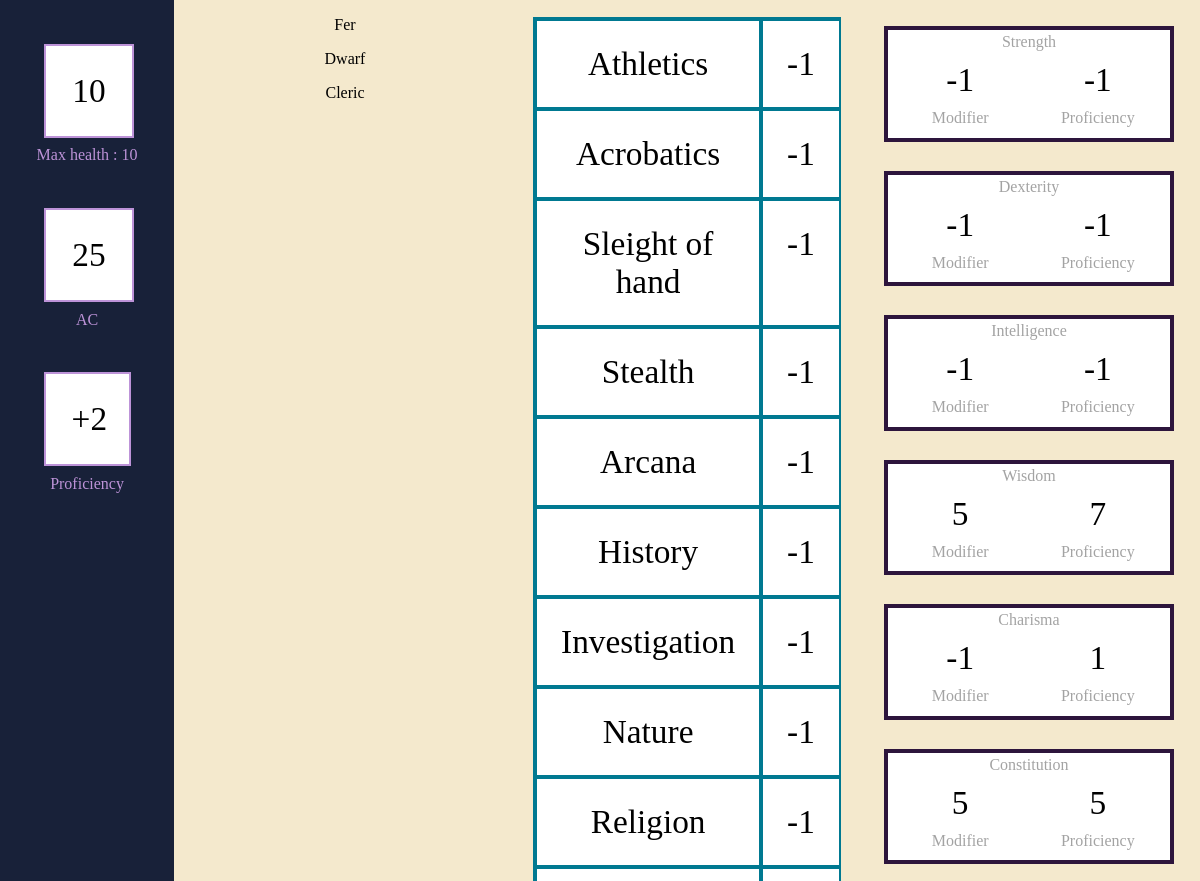
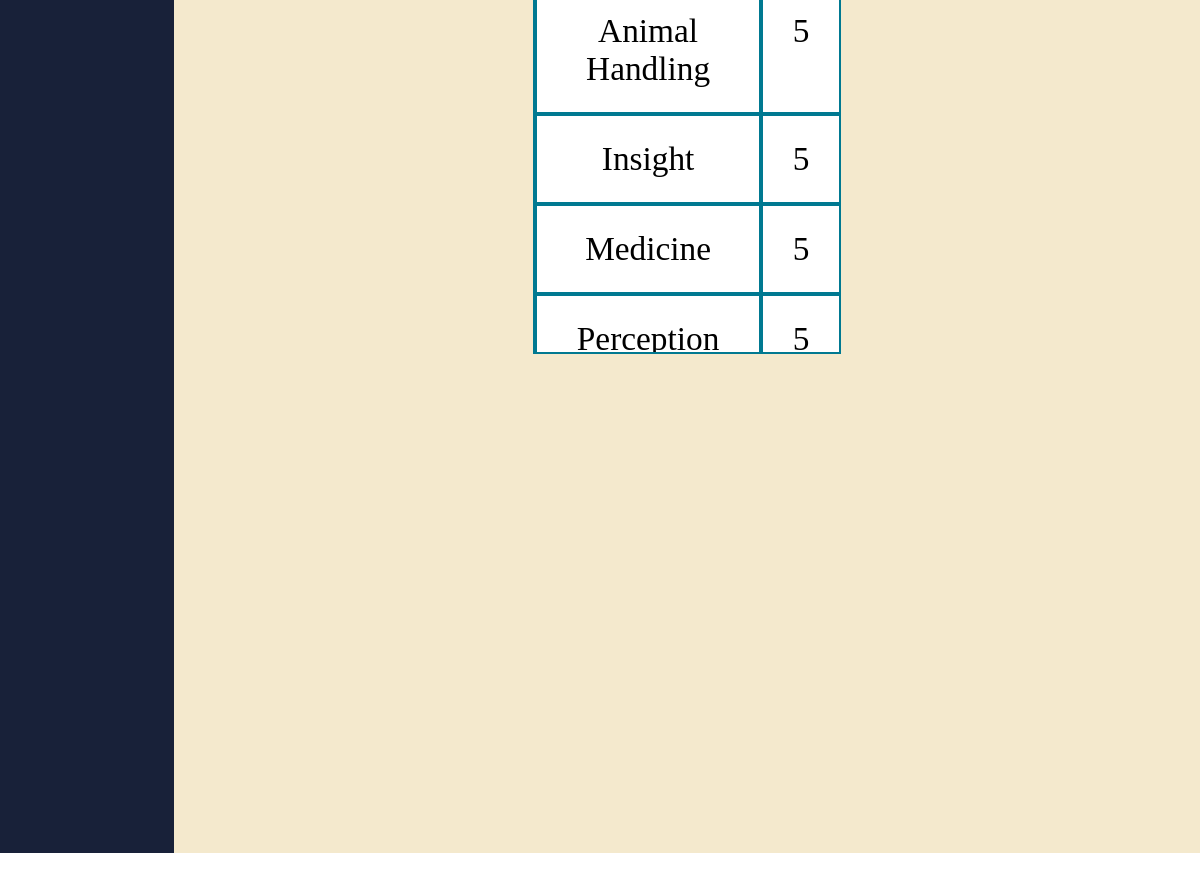
The page /character/6 on the database its author committed (2 pictures, top to bottom).
### tables this page shows
CREATE TABLE "Character" (Character_Id INTEGER PRIMARY KEY AUTOINCREMENT, Name TEXT, Race TEXT REFERENCES Race (Race_Id), Class INT REFERENCES Class (Class_Id), Level Type, Background INT REFERENCES Background (Background_Id), HP INT, AC INT, Stats Text, Proficiencies TEXT, Speed INT, Notes TEXT, Current_HP , FOREIGN KEY (Class) REFERENCES Class (Class_Id), FOREIGN KEY (Background) REFERENCES Background (Background_Id));

CREATE TABLE "Race" (Race_Id INTEGER PRIMARY KEY AUTOINCREMENT, Name TEXT, Speed TEXT, ASI TEXT, Languages TEXT, Proficiencies TEXT);

CREATE TABLE Class (Class_Id INTEGER PRIMARY KEY AUTOINCREMENT, Name TEXT, HpDie TEXT, Proficiencies TEXT);

### routes.py (the view)
@app.route('/character/<id>')
def character_main(id):
    conn = sqlite3.connect(db)
    cur = conn.cursor()
    cur.execute('SELECT * FROM Character WHERE Character_Id = ?', (id,))
    character_data = cur.fetchone()
    if character_data is None:
        return redirect("/")
    cur.execute('SELECT Name FROM Race WHERE Race_Id = ?', (character_data[2],))
    race = cur.fetchone()
    cur.execute(f'SELECT Name FROM Class WHERE Class_Id = ?', (character_data[3],))
    classC = cur.fetchone()
    proficiencies = character_data[9].split(',')
    stats = list(map(int, character_data[8].split(',')))
    prof_bonus = ((character_data[4]-1)//4)+2
    i = 0
    skillBonus = []
    stat_data = []
    while (i < 6):
        stat_abilities = skills[i]
        mod=math.floor((stats[i]-10)//2)
        if(proficiencies.count(stat_names[i])!=0):
            stat_data.append([stat_names[i],mod,mod+prof_bonus])
        else:
            stat_data.append([stat_names[i],mod,mod])
        for ability in stat_abilities:
            count = proficiencies.count(ability)
            if (count == 2):
                skillBonus.append((ability, mod+2*prof_bonus))
            elif (count == 1):
                skillBonus.append((ability, mod+prof_bonus))
            else:
                skillBonus.append((ability, mod))
        i += 1
    values_to_list = [character_data[1], race[0], classC[0]]
    other_values = [id,character_data[6],character_data[12],character_data[7],prof_bonus]
    return render_template('CharacterMain.html', character=values_to_list, skillData=skillBonus, other_values=other_values,statData=stat_data)

### templates/CharacterMain.html
{% extends 'sheetLayout.html' %}
{% block content %}
<div class="character_main">
    <div>
        {% for data in character %}
        <P> {{data}}</P>
        {%endfor%}
    </div>
    <div class="skill_mod_grid">
        {% for skill in skillData %}
        <div class="skill_mod">
            {{skill[0]}}
        </div>
        <div class="skill_mod">
            {{skill[1]}}
        </div>
        {%endfor%}
    </div>
    <div class="stat_mod_grid">
        {% for stat in statData %}
        <div class="stat_mod">
            {{stat[0]}}
            <div class = "stat_data">
                <div class = "stat_num">{{stat[1]}}</div>
                <div class = "stat_num">{{stat[2]}}</div>
                <div>Modifier</div>
                <div>Proficiency</div>
            </div>
        </div>
        {%endfor%}
    </div>
</div>
{% endblock %}

### static/styles.css (style rules this page uses)
body { margin: 0px; height: 70vw; }
.character_main { display: grid; grid-template-columns: 1fr 1fr 1fr; text-align: center; }
.skill_mod_grid { border: 2px solid #007991; background-color: white; font-size: 25pt; display: grid; grid-template-columns: 4fr 1fr; margin: 5%; height: 70%; overflow-y: scroll; overflow-x: hidden; }
.skill_mod { border: 2px solid #007991; padding:1.5pc; }
.stat_mod_grid { display: grid; grid-template-rows: 1fr 1fr 1fr 1fr 1fr 1fr; margin: 5%; height: 50%; }
.stat_mod { border: 4px solid #2d153c; padding: 1%; margin: 3%; background-color: white; color: #A3A3A3; height: 70%; }
.stat_data { display: grid; grid-template-columns: 1fr 1fr; }
.stat_num { padding: 10px; font-size: 25pt; color: black; }

### rows shown on the page
Character: Name "Fer"
Race: Name "Dwarf"
Class: Name "Cleric"

### other values the page prints
{{ other_values[1] }} "10"
{{ other_values[4] }} "2"
{{ skill[0] }} "Athletics" "Acrobatics" "Sleight of hand" "Stealth" "Arcana" "History" "Investigation" "Nature" "Religion" "Animal Handling" "Insight" "Medicine" "Perception"
{{ skill[1] }} "-1" "-1" "-1" "-1" "-1" "-1" "-1" "-1" "-1" "5" "5" "5" "5"
{{ stat[0] }} "Strength" "Dexterity" "Intelligence" "Wisdom" "Charisma" "Constitution"
{{ stat[1] }} "-1" "-1" "-1" "5" "-1" "5"
{{ stat[2] }} "-1" "-1" "-1" "7" "1" "5"
